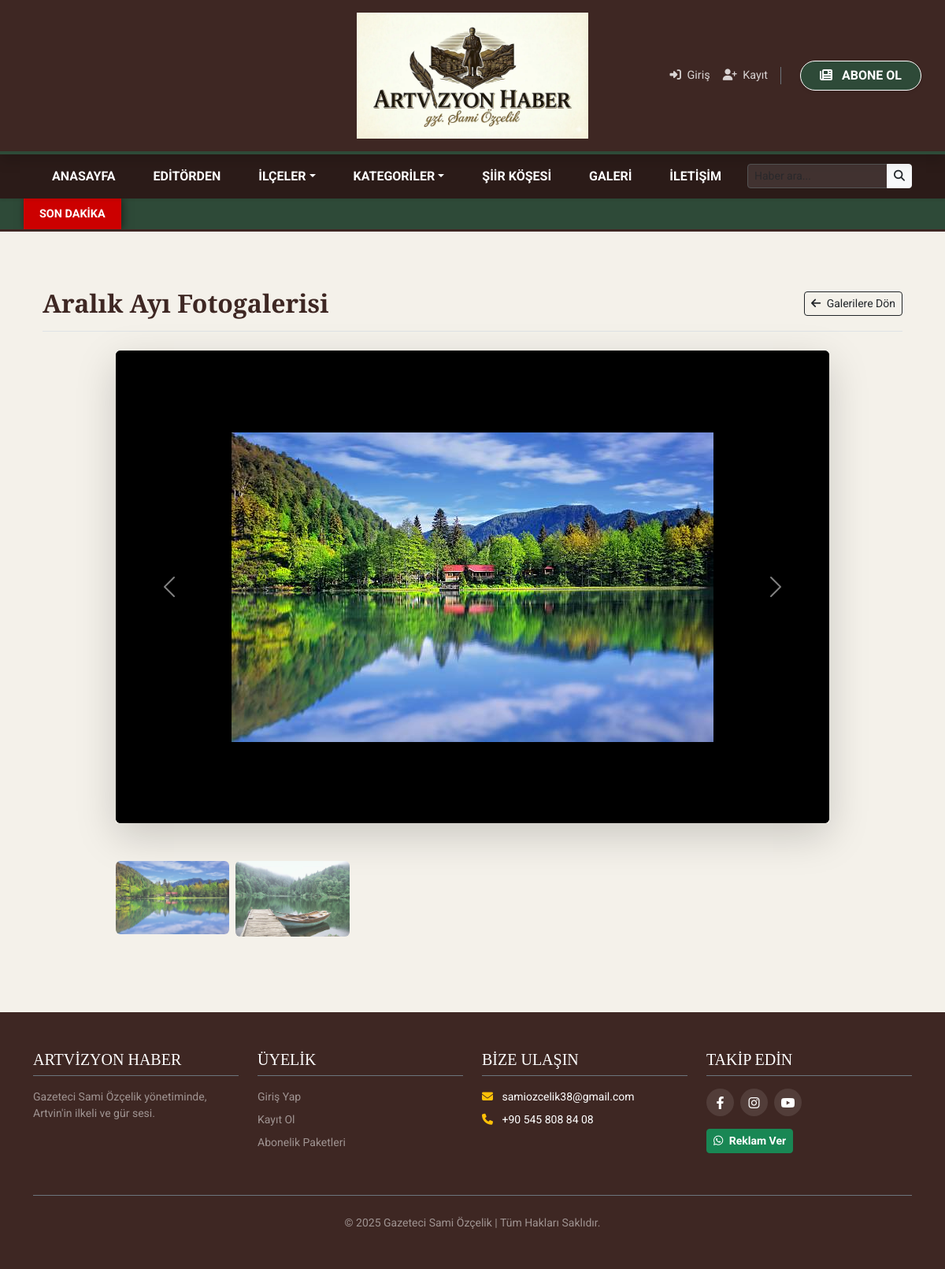
The app's page /galeri/1/ with its own data.
### haberler/models.py (models this page shows, shortened)
class Galeri(models.Model):
    baslik = models.CharField(max_length=200, verbose_name="Galeri Başlığı")
    kapak_resmi = ProcessedImageField(
        upload_to='galeri_kapak/',
        processors=[ResizeToFit(800, 600)],
        format='JPEG',
        options={'quality': 60},
        verbose_name="Kapak Resmi"
    )
    yayin_tarihi = models.DateTimeField(default=timezone.now)
    class Meta: verbose_name_plural = "Fotoğraf Galerileri"

class GaleriResim(models.Model):
    galeri = models.ForeignKey(Galeri, on_delete=models.CASCADE, related_name='resimler')
    resim = ProcessedImageField(
        upload_to='galeri_resimleri/',
        processors=[ResizeToFit(1024, 768)],
        format='JPEG',
        options={'quality': 70}
    )
    aciklama = models.CharField(max_length=200, blank=True, verbose_name="Resim Açıklaması (Opsiyonel)")

### haberler/views.py (the view)
# urls.py: path('galeri/<int:pk>/', views.galeri_detay, name='galeri_detay'),
def galeri_detay(request, pk):
    galeri = get_object_or_404(Galeri, pk=pk)
    return render(request, 'galeri_detay.html', {'galeri': galeri})

### haberler/views.py (called while the page is built)
def global_context(request):
    return {
        'global_kategoriler': Kategori.objects.all(),
        'global_ilceler': Ilce.objects.all(),
        'son_dakika': Haber.objects.filter(aktif_mi=True, son_dakika=True, yayin_tarihi__gte=timezone.now()-timedelta(hours=24)).order_by('-yayin_tarihi')
    }

### templates/galeri_detay.html (shortened to what this page needs)
{% extends 'base.html' %}
{% block content %}
<div class="container my-5">
    <div class="d-flex justify-content-between align-items-center mb-4 border-bottom pb-3">
        <h2 class="fw-bold m-0" style="font-family: 'Playfair Display', serif; color: var(--ahsap-koyu);">{{ galeri.baslik }}</h2>
        <a href="{% url 'galeri_listesi' %}" class="btn btn-outline-dark btn-sm">
            <i class="fas fa-arrow-left me-1"></i> Galerilere Dön
        </a>
    </div>
    <div class="row justify-content-center">
        <div class="col-lg-10">
            <div id="galeriSlider" class="carousel slide shadow-lg mb-5" data-bs-ride="carousel">
                <div class="carousel-inner bg-dark rounded">
                    {% for resim in galeri.resimler.all %}
                    <div class="carousel-item {% if forloop.first %}active{% endif %}">
                        <div class="d-flex justify-content-center align-items-center" style="height: 600px; background-color: #000;">
                            <img src="{{ resim.resim.url }}" class="d-block" style="max-height: 100%; max-width: 100%; object-fit: contain;" alt="{{ galeri.baslik }}">
                        </div>
                    </div>
                    {% empty %}
                    <div class="carousel-item active">
                        <div class="d-flex justify-content-center align-items-center text-white" style="height: 400px;">
                            Bu albümde henüz fotoğraf yok.
                        </div>
                    </div>
                    {% endfor %}
                </div>
                <button class="carousel-control-prev" type="button" data-bs-target="#galeriSlider" data-bs-slide="prev">
                    <span class="carousel-control-prev-icon" aria-hidden="true"></span>
                </button>
                <button class="carousel-control-next" type="button" data-bs-target="#galeriSlider" data-bs-slide="next">
                    <span class="carousel-control-next-icon" aria-hidden="true"></span>
                </button>
            </div>
            <div class="row g-2">
                {% for resim in galeri.resimler.all %}
                <div class="col-2">
                    <button type="button" data-bs-target="#galeriSlider" data-bs-slide-to="{{ forloop.counter0 }}" class="btn p-0 border-0 w-100">
                        <img src="{{ resim.resim.url }}" class="img-fluid rounded opacity-75 hover-opacity-100" style="height: 60px; width: 100%; object-fit: cover;">
                    </button>
                </div>
                {% endfor %}
            </div>
        </div>
    </div>
</div>
{% endblock %}

### templates/base.html (style rules this page uses)
:root { --ahsap-koyu: #3E2723; --artvin-yesil: #2E4A38; --kagit-krem: #F4F1EA; --altin-detay: #D4AF37; }
body { background-color: var(--kagit-krem); font-family: 'Roboto', sans-serif; min-height: 100vh; display: flex; flex-direction: column; }
h1, h2, h3, h4, h5 { font-family: 'Playfair Display', serif; }
img { max-width: 100% !important; height: auto !important; }

### records on screen
Galeri: baslik "Aralık Ayı Fotogalerisi"
GaleriResim: resim (picture)
GaleriResim: resim (picture)
